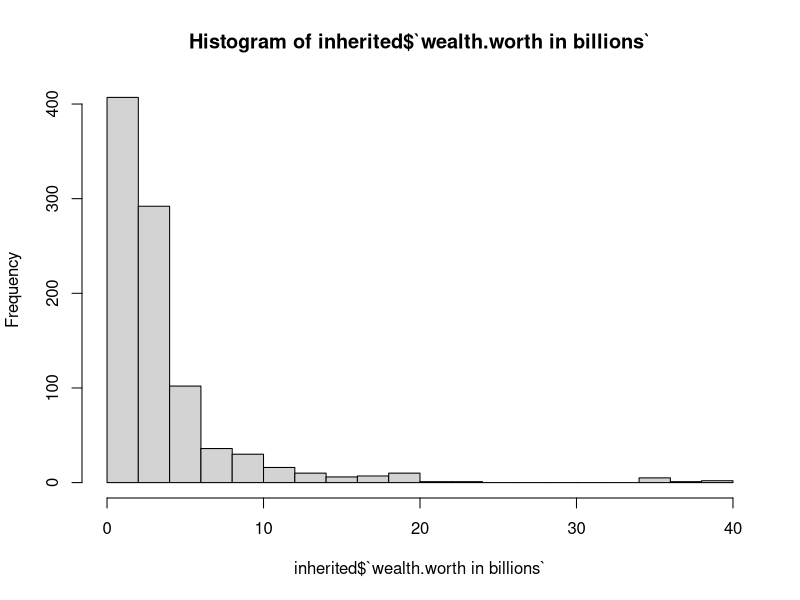
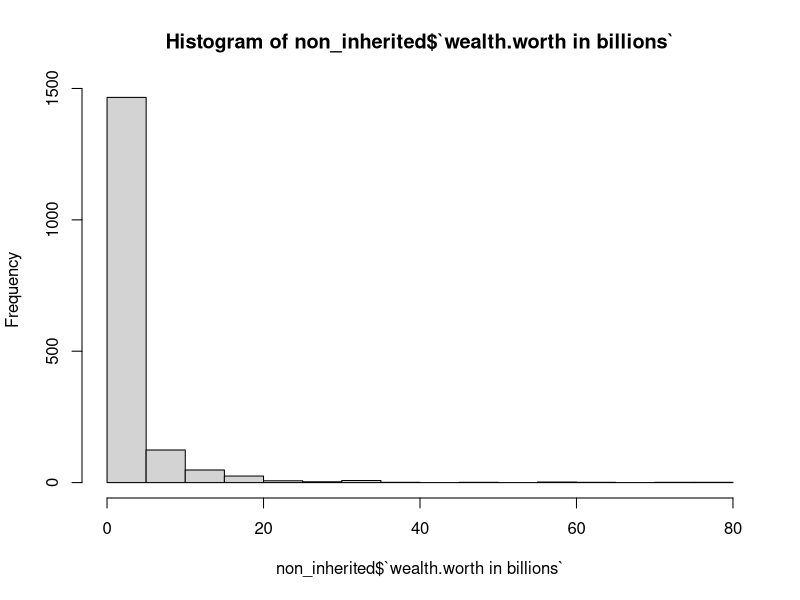
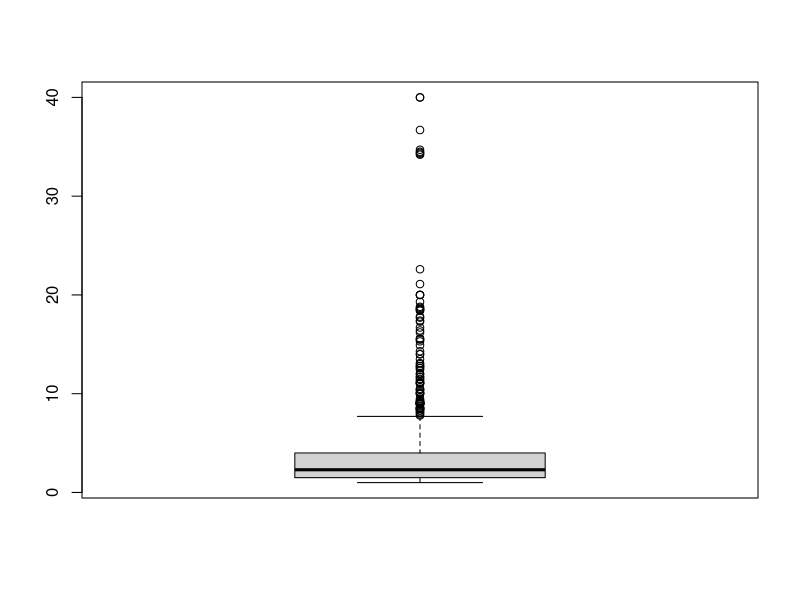
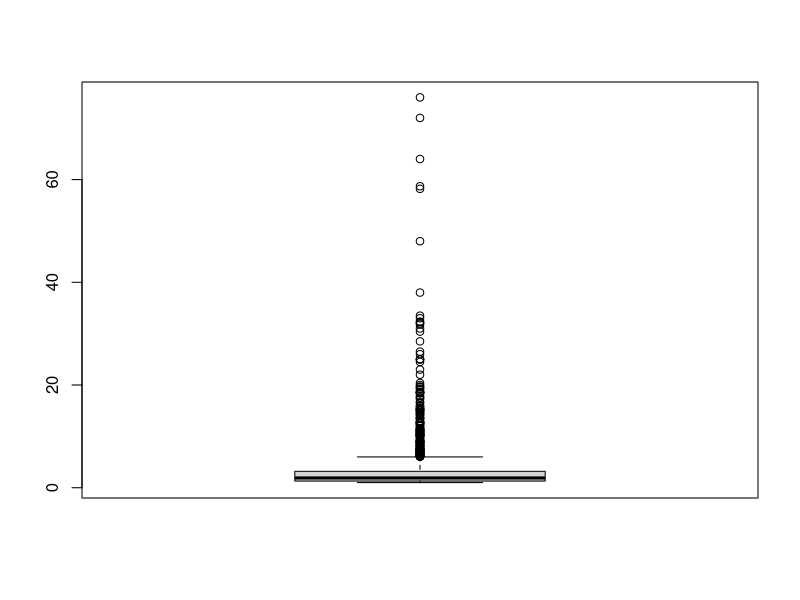
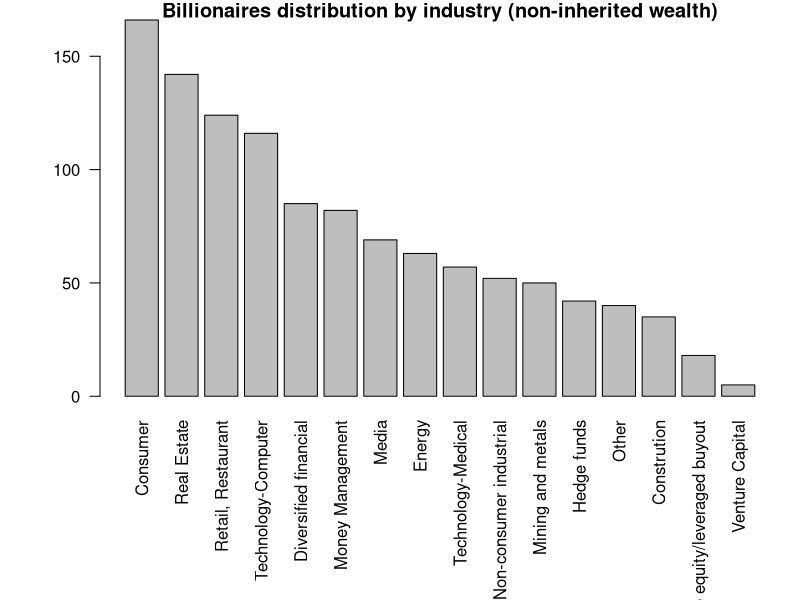

These figures' R source, in order:
## ---- chunk 1
knitr::opts_chunk$set(echo = TRUE)
## ---- chunk 2
library("readxl")
library(tidyverse)
library(dplyr)
## ---- chunk 3
# Učitavanje podataka iz excel datoteke
# Promijeniti path u put do datoteke s podacima
bill_data <- read_excel("billionaires.xlsx")
## ---- chunk 4
dim(bill_data) # dimenzije: 2614 redaka i 22 stupaca
names(bill_data) # imena stupaca
view(bill_data)

# klase pojedinih stupaca
sapply(bill_data, class)

# klasa tablice
class(bill_data) 
# zaključak: bill_data podaci su dobro učitani
## ---- chunk 5
# Pomoćna funkcija za izbacivanje stršećih vrijednosti
remove_outliers <- function(data, data_column) {
  quartiles <- quantile(data_column, probs=c(.25, .75), na.rm = FALSE)
  IQR <- IQR(data_column)
  Lower <- quartiles[1] - 1.5*IQR
  Upper <- quartiles[2] + 1.5*IQR 
  
  return(subset(data, data_column >= Lower & data_column <= Upper))
}

cat('\n Dimenzija podataka: ', dim(bill_data))
## ---- chunk 6
for (col_name in names(bill_data)){
  if (sum(is.na(bill_data[,col_name])) > 0){
    cat('Ukupno nedostajućih vrijednosti za varijablu'
        ,col_name, ': ', sum(is.na(bill_data[,col_name])),'\n')
  }
}

## ---- chunk 7
# Učitavanje podataka iz excel datoteke

inherited = bill_data[bill_data$wealth.how.inherited!="not inherited",]
print(inherited)
non_inherited = bill_data[bill_data$wealth.how.inherited=="not inherited",]
print(non_inherited)
inherited_mean = mean(inherited$`wealth.worth in billions`)
print(inherited_mean)
hist(inherited$`wealth.worth in billions`, breaks = 20)
non_inherited_mean = mean(non_inherited$`wealth.worth in billions`)
print(non_inherited_mean)
hist(non_inherited$`wealth.worth in billions`, breaks = 20)
boxplot(inherited$`wealth.worth in billions`)
boxplot(non_inherited$`wealth.worth in billions`)
wilcox.test(inherited_mean, non_inherited_mean, alternative = "two.sided")

# jel smijem odrezat dio podataka (pogledati histogram i box plot), koji dio? 
# ako ne, koji test koristi? t-test za mediane umjesto meana? ili neparametarski test? kao sto je wilcoxon?
## ---- chunk 8
#
non_inherited_2014 <- non_inherited[non_inherited$year == 2014,]

par(mar=c(10,5,1,1))
barplot(sort(table(subset(non_inherited_2014$wealth.how.industry, non_inherited_2014$wealth.how.industry != "0")), decreasing = TRUE),
        main = "Billionaires distribution by industry (non-inherited wealth)",
        las = 2)
